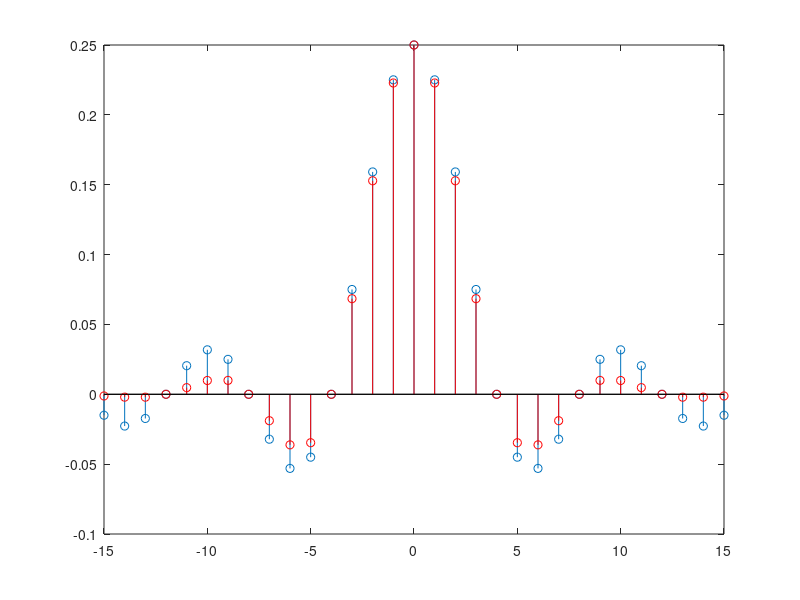
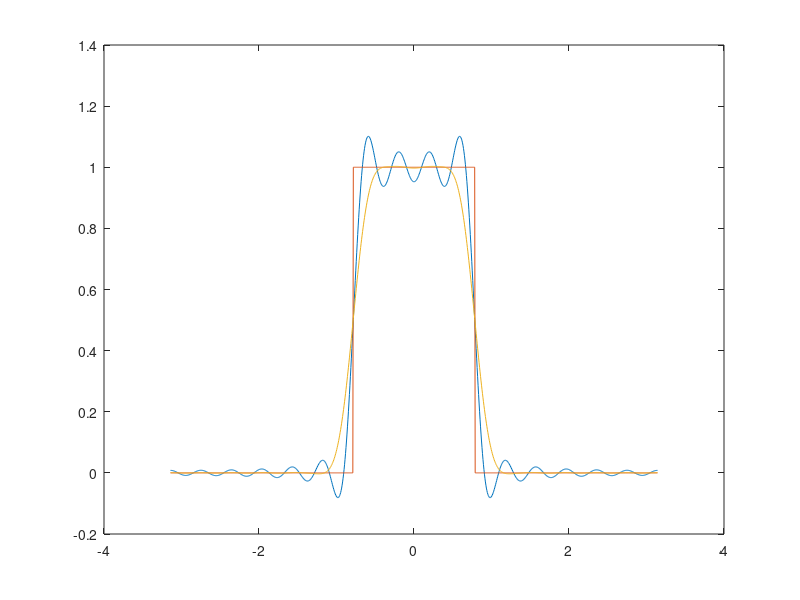
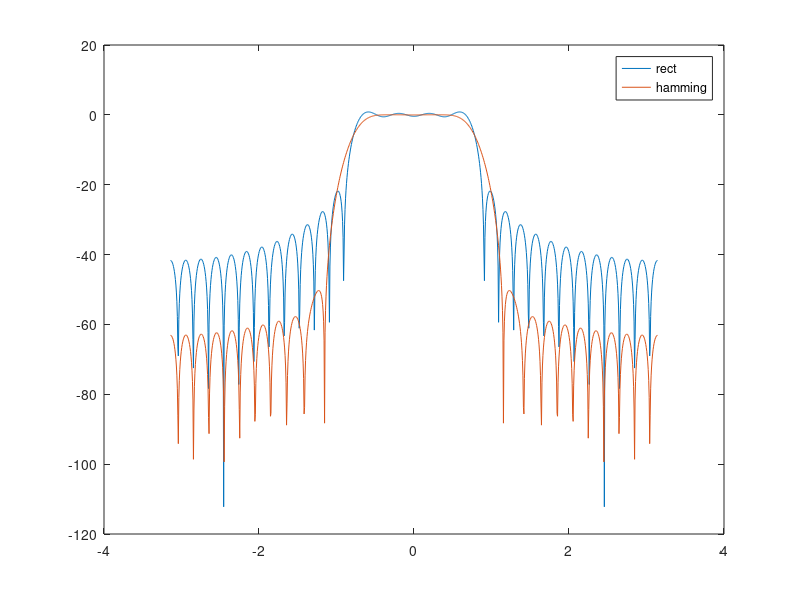
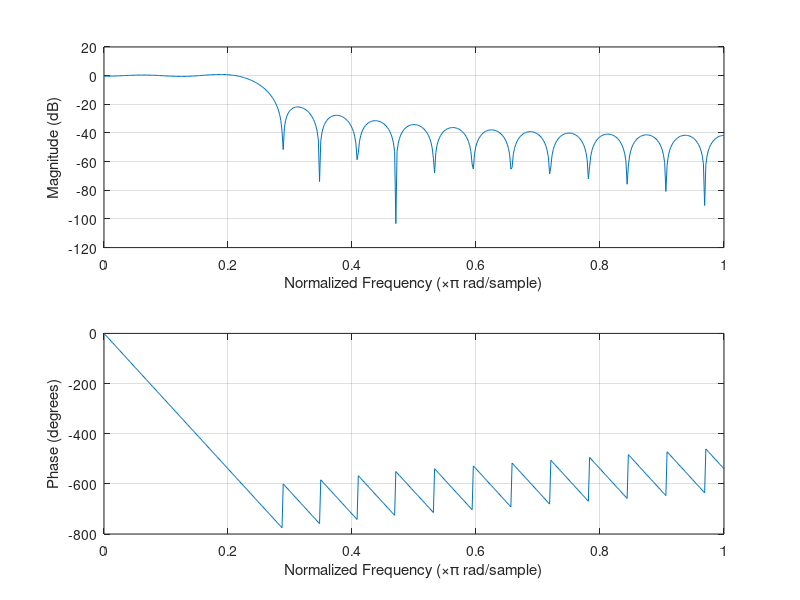

These figures' MATLAB source, in order:
%zad 3a FIR

clear all
close all
clc

N=15;
wgr=pi/4;

%czesc ujemna 
n=-N:(-1);
h_lp_u=sin(wgr*n)./(pi*n);
%czesc zerowa
n=0;
h_lp_o=wgr/pi;
%czesc dodatnia
n=1:N;
h_lp_d=sin(wgr*n)./(pi*n);

hlp=[h_lp_u, h_lp_o, h_lp_d];

stem(-N:N, hlp)
hold on
w=hamming(2*N+1);
hLPw=hlp'.*w;
stem(-N:N,hLPw,'r')

n=-N:N;
k=1;
w_ham=hamming(2*N+1)';
for w=linspace(-pi,pi,1000);
    H(k)=sum(hlp.*exp(-j*w*n));
    H_ham(k)=sum(hlp.*w_ham.*exp(-j*w*n));
    k=k+1;
end

w=linspace(-pi,pi,1000);
figure
H0=abs(w)<wgr;
plot(w,H,w,H0,w,H_ham)
H_db=20*log10(abs(H));
H_ham_db=20*log10(abs(H_ham));
figure
plot(w,H_db,w,H_ham_db)
legend('rect', 'hamming');



figure;
plot(w,angle(real(H)),w,real(H))
freqz(hlp,1)





